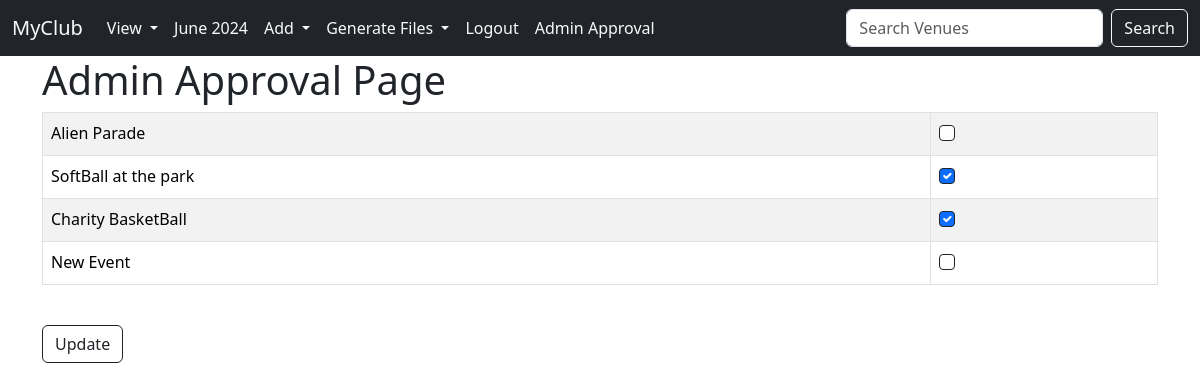
Screenshot of /admin_approval (signed in) with the database file from the repository.
### events/models.py (models this page shows, shortened)
class Event(models.Model):
    name = models.CharField(max_length=100)
    event_date = models.DateField()
    venue = models.ForeignKey(Venue, blank=True, null=True, on_delete=models.CASCADE)
    attendees = models.ManyToManyField(MyClubUser, blank=True)
    manager = models.ForeignKey(User, blank=True, null=True, on_delete=models.SET_NULL)
    description = models.TextField(blank=True)
    approved = models.BooleanField('Approved',default=False)

### events/views.py (the view)
# urls.py: path('admin_approval',views.admin_approval,name='admin-approval')
def admin_approval(request):
    events = Event.objects.all()
    if request.user.is_superuser:
        if request.method == "POST":
            id_list = request.POST.getlist("Boxes")
            Event.objects.update(approved=False)
            for id in id_list:
                Event.objects.filter(pk=int(id)).update(approved=True)
            messages.success(request, "Event Approved Successfully", extra_tags="success")
            return redirect("list-events")
        else:
            return render(request, "events/admin_approval.html", {"events": events})
    else:
        messages.error(request, "You are not authorized to view this page", extra_tags="warning")
        return redirect("list-events")

### events/templates/events/admin_approval.html (shortened to what this page needs)
{%extends 'events/base.html'%}
{%block content%}
<table class="table table-striped table-hover table-bordered">
    <h1>Admin Approval Page</h1>
    <form action="" method="POST">
    {% for event in events %}
    <tr>
        <td>
            {{event.name}}
        </td>
        <td>
            {%if event.approved%}
            <div class="form-check btn-outline-dark">
                <input class="form-check-input border border-dark" type="checkbox" value="{{event.id}}" name="Boxes" checked="checked">
            </div>
            {% else %}
            <div class="form-check">
                <input class="form-check-input border border-dark" type="checkbox" value="{{event.id}}" name="Boxes">
            </div>
            {% endif %}
        </td>
    </tr>
    {% endfor %}
</table>
<br>
<button type="submit" class="btn btn-outline-dark">Update</button>
{%endblock%}

### rows the page displays
Event: name "Alien Parade"
Event: name "SoftBall at the park"
Event: name "Charity BasketBall"
Event: name "New Event"
